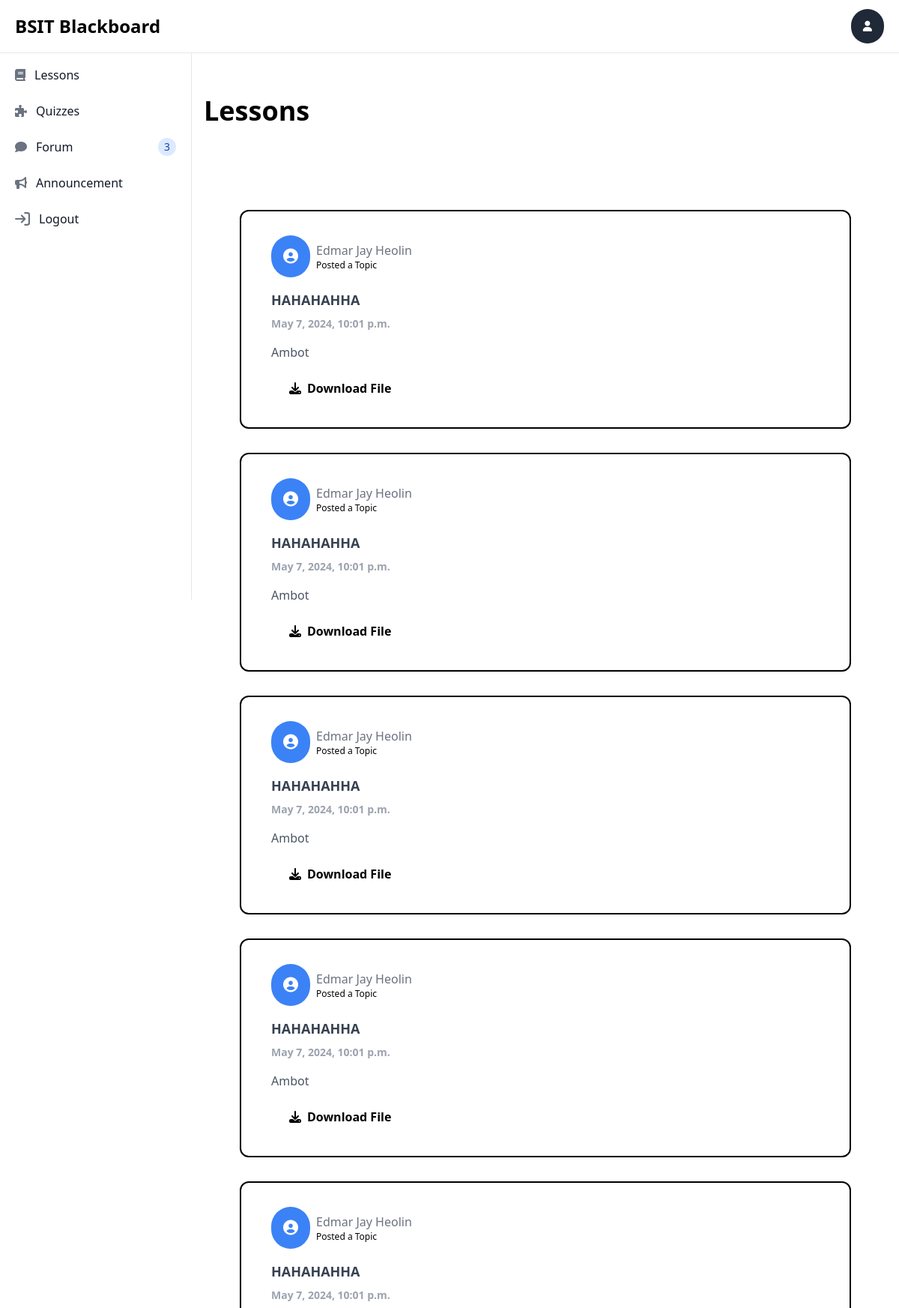
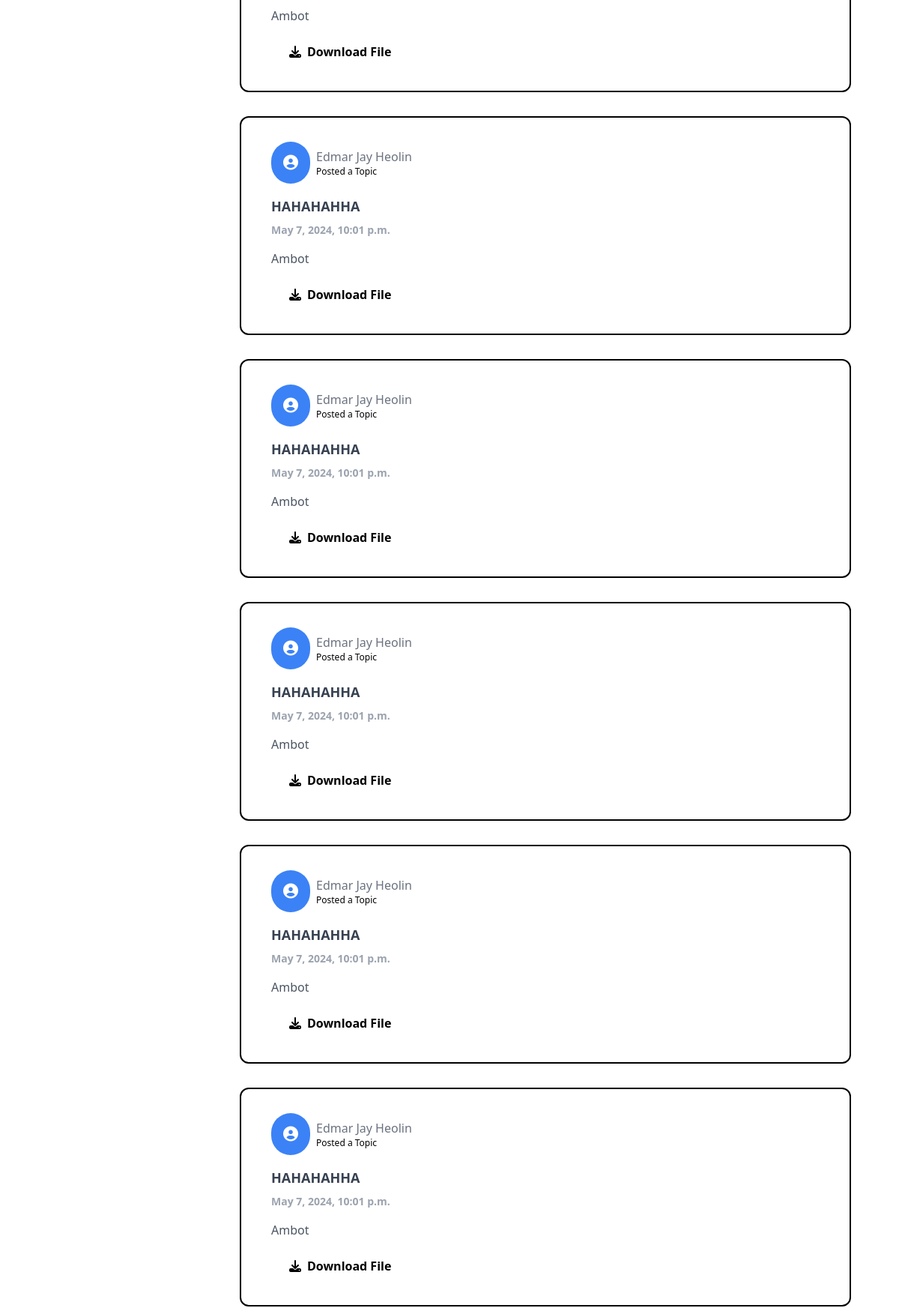
The app's page /student_lesson (signed in, upper part) with its own data (2 pictures, top to bottom).
### users/models.py (models this page shows)
class Lesson(models.Model):
    title = models.TextField()
    description = models.TextField()
    file = models.FileField(upload_to='files', validators=[FileExtensionValidator(allowed_extensions=['png', 'jpeg', 'jpg', 'pdf', 'word', 'ppt', 'excel'])],)
    upload_date = models.DateTimeField(default=now)
    uploader = models.ForeignKey(User, on_delete=models.CASCADE)

### users/views.py (the view)
# urls.py: path('student_lesson', views.student_lesson, name='student_lesson'),
@login_required(login_url='/login')
def student_lesson(request):
    topic_lists = Lesson.objects.all().order_by('-upload_date')
    context = {
        'topic_lists': topic_lists,
    }
    return render(request, 'student/lesson.html', context)

### users/templates/student/lesson.html (shortened to what this page needs)
{% load static tailwind_tags %}<!DOCTYPE html>
<html lang="en">
	<head>
		<link
			rel="stylesheet"
			href="https://cdnjs.cloudflare.com/ajax/libs/font-awesome/6.5.2/css/all.min.css" />
		<link
			href="https://cdnjs.cloudflare.com/ajax/libs/flowbite/2.3.0/flowbite.min.css"
			rel="stylesheet" />
		{% tailwind_css %}
	</head>
	<body>
		{% include 'includes/student_sidebar.html' %}
		<div class="p-4 sm:ml-64 mt-24">
			<div class="mb-8">
				<p class="text-left text-4xl font-bold my-4">Lessons</p>
			</div>
			<div class="p-4">
				<div class="bg-gray-10 items-center justify-start">
					<div class="px-1 sm:px-8 py-1 sm:py-8">
						{% for topic in topic_lists  %}
						<div class="px-10 my-8 py-8 border-2 rounded-xl border-black">
							<div class="flex items-center">
								<div class="w-14 h-14 bg-blue-500 rounded-full flex items-center justify-center font-bold text-white">
									<i
										class="fa fa-user-circle text-xl"
										aria-hidden="true"></i>
								</div>
								<div class="flex flex-col w-full">
									<div class="flex justify-between">
										<p class="ml-2 text-gray-500">{{topic.uploader.first_name}}</p>
									</div>
									<p class="ml-2 text-xs">Posted a Topic</p>
								</div>
							</div>
							<div class="mt-4">
								<h1 class="text-lg text-gray-700 font-semibold hover:underline cursor-pointer">{{topic.title}}</h1>
								<p class="mt-2 text-sm font-semibold text-gray-400">{{topic.upload_date}}</p>
								<p class="mt-4 text-md text-gray-600 break-all">{{topic.description}}</p>
								<a
									href="{{topic.file.url}}"
									target="_blank"
									download="{{topic.file}}"
									class="mt-4 mr-2 rounded-lg flex flex-row items-center w-fit p-2 px-6 font-bold duration-300">
									<i
										class="fa fa-download mr-2"
										aria-hidden="true"></i>
									Download File
								</a>
							</div>
						</div>
						{% endfor %}
					</div>
				</div>
		</div>
	</body>
</html>

### records on screen
Lesson: uploader.first_name "Edmar Jay Heolin", title "HAHAHAHHA", upload_date "May 7, 2024, 10:01 p.m.", description "Ambot"
Lesson: uploader.first_name "Edmar Jay Heolin", title "HAHAHAHHA", upload_date "May 7, 2024, 10:01 p.m.", description "Ambot"
Lesson: uploader.first_name "Edmar Jay Heolin", title "HAHAHAHHA", upload_date "May 7, 2024, 10:01 p.m.", description "Ambot"
Lesson: uploader.first_name "Edmar Jay Heolin", title "HAHAHAHHA", upload_date "May 7, 2024, 10:01 p.m.", description "Ambot"
Lesson: uploader.first_name "Edmar Jay Heolin", title "HAHAHAHHA", upload_date "May 7, 2024, 10:01 p.m.", description "Ambot"
Lesson: uploader.first_name "Edmar Jay Heolin", title "HAHAHAHHA", upload_date "May 7, 2024, 10:01 p.m.", description "Ambot"
Lesson: uploader.first_name "Edmar Jay Heolin", title "HAHAHAHHA", upload_date "May 7, 2024, 10:01 p.m.", description "Ambot"
Lesson: uploader.first_name "Edmar Jay Heolin", title "HAHAHAHHA", upload_date "May 7, 2024, 10:01 p.m.", description "Ambot"
Lesson: uploader.first_name "Edmar Jay Heolin", title "HAHAHAHHA", upload_date "May 7, 2024, 10:01 p.m.", description "Ambot"
Lesson: uploader.first_name "Edmar Jay Heolin", title "HAHAHAHHA", upload_date "May 7, 2024, 10:01 p.m.", description "Ambot"
